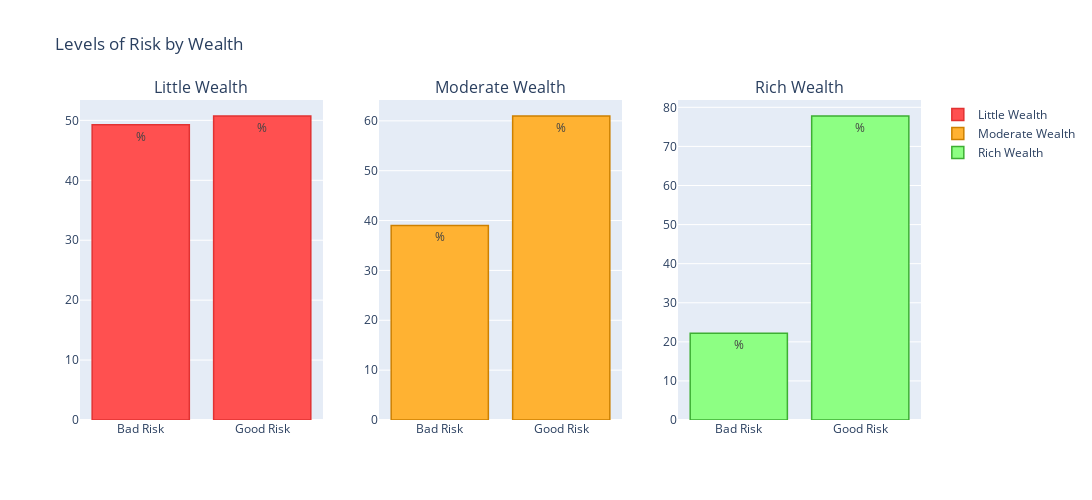

The code cell stored with this chart in its notebook:
### Code cell
bad_little = cross_checking['little'][0]
good_little = cross_checking['little'][1]
bad_moderate = cross_checking['moderate'][0]
good_moderate = cross_checking['moderate'][1]
bad_rich = cross_checking['rich'][0]
good_rich = cross_checking['rich'][1]

little = go.Bar(
    x=['Bad Risk', 'Good Risk'],
    y=[bad_little, good_little],
    name="Little Wealth",
    text='%',
     marker=dict(
        color='#FF5050',
         line=dict(
            color='#E13232',
            width=1.5),
    ),
)

moderate = go.Bar(
    x=['Bad Risk', 'Good Risk'],
    y=[bad_moderate, good_moderate],
    name="Moderate Wealth",
    text='%',
    xaxis='x2',
    yaxis='y2',
    marker=dict(
        color='#FFB232',
         line=dict(
            color='#CD8000',
            width=1.5),
    ),
)
rich = go.Bar(
    x=['Bad Risk', 'Good Risk'],
    y=[bad_rich, good_rich],
    name="Rich Wealth",
    text="%",
    marker=dict(
        color='#8DFF83',
         line=dict(
            color='#3DAF33',
            width=1.5),
    ),
    xaxis='x3',
    yaxis='y3'
)

data=[little, moderate, rich]

fig = tools.make_subplots(rows=1, cols=3, subplot_titles=('Little Wealth', 'Moderate Wealth', 'Rich Wealth'))

fig.append_trace(little, 1, 1)
fig.append_trace(moderate, 1, 2)
fig.append_trace(rich, 1, 3)

fig['layout'].update(height=500, width=1200, title='Levels of Risk' +
                                                  ' by Wealth')


iplot(fig, filename='make-subplots-multiple-with-titles')

### Figure 1 — Plotly figure (JSON) as saved in the notebook; plotly's stock layout.template omitted (floating-point values rounded to 4 significant figures)
{"data": [{"marker": {"color": "#FF5050", "line": {"color": "#E13232", "width": 1.5}}, "name": "Little Wealth", "text": "%", "type": "bar", "x": ["Bad Risk", "Good Risk"], "xaxis": "x", "y": [49.27, 50.73], "yaxis": "y"}, {"marker": {"color": "#FFB232", "line": {"color": "#CD8000", "width": 1.5}}, "name": "Moderate Wealth", "text": "%", "type": "bar", "x": ["Bad Risk", "Good Risk"], "xaxis": "x2", "y": [39.03, 60.97], "yaxis": "y2"}, {"marker": {"color": "#8DFF83", "line": {"color": "#3DAF33", "width": 1.5}}, "name": "Rich Wealth", "text": "%", "type": "bar", "x": ["Bad Risk", "Good Risk"], "xaxis": "x3", "y": [22.22, 77.78], "yaxis": "y3"}], "layout": {"annotations": [{"font": {"size": 16}, "showarrow": false, "text": "Little Wealth", "x": 0.1444, "xanchor": "center", "xref": "paper", "y": 1, "yanchor": "bottom", "yref": "paper"}, {"font": {"size": 16}, "showarrow": false, "text": "Moderate Wealth", "x": 0.5, "xanchor": "center", "xref": "paper", "y": 1, "yanchor": "bottom", "yref": "paper"}, {"font": {"size": 16}, "showarrow": false, "text": "Rich Wealth", "x": 0.8556, "xanchor": "center", "xref": "paper", "y": 1, "yanchor": "bottom", "yref": "paper"}], "height": 500, "title": {"text": "Levels of Risk by Wealth"}, "width": 1200, "xaxis": {"anchor": "y", "domain": [0, 0.2889]}, "xaxis2": {"anchor": "y2", "domain": [0.3556, 0.6444]}, "xaxis3": {"anchor": "y3", "domain": [0.7111, 1]}, "yaxis": {"anchor": "x", "domain": [0, 1]}, "yaxis2": {"anchor": "x2", "domain": [0, 1]}, "yaxis3": {"anchor": "x3", "domain": [0, 1]}}}
